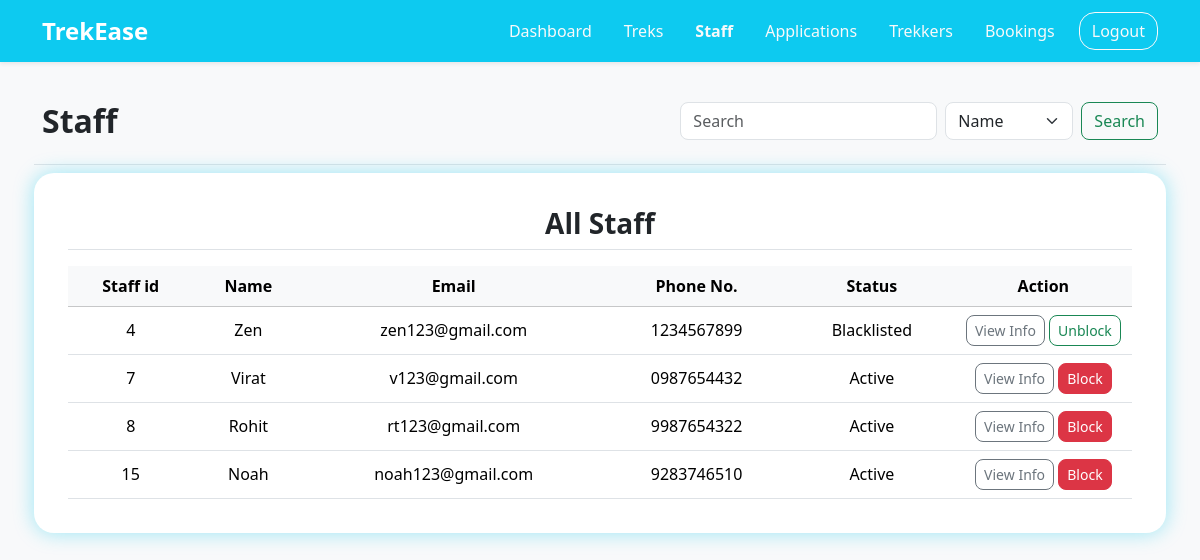
Page /staff on the earlier database version.
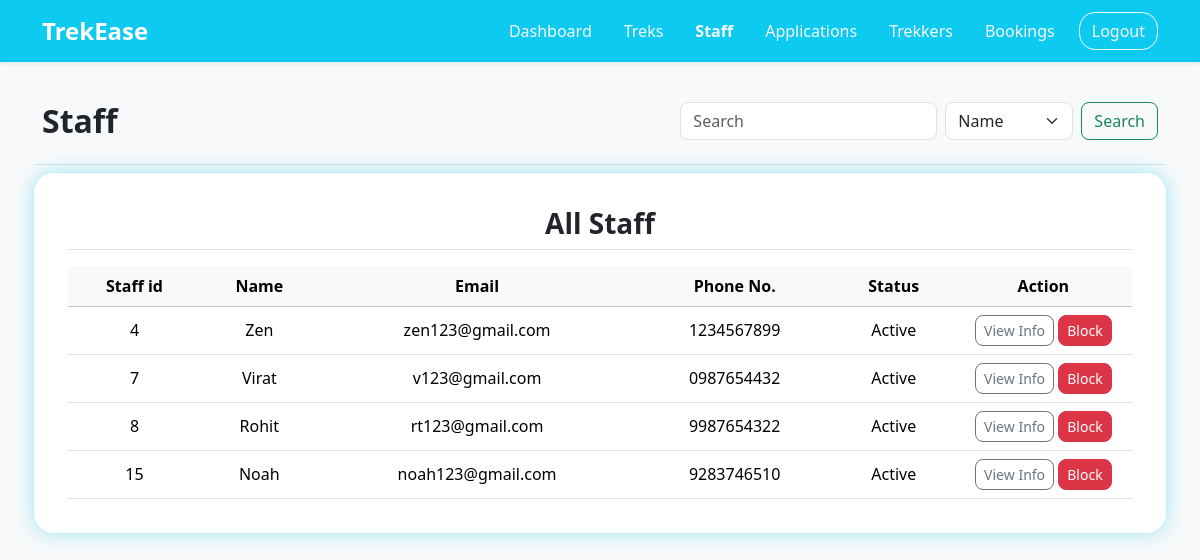
Same page on the later database version.
### application/models.py (models this page shows)
class User(db.Model):
    __tablename__ = "user"
    id = db.Column(db.Integer(), primary_key=True)
    username = db.Column(db.String(30), unique=True, nullable=False)
    name = db.Column(db.String(30), nullable=False)
    email = db.Column(db.String(80), unique=True, nullable=False)
    password = db.Column(db.String, nullable=False)
    phone_no = db.Column(db.String(10), unique=True)
    status = db.Column(db.String, default="Active")
    role = db.Column(db.String, default="user", nullable=True)
    created_at = db.Column(db.Date, default=date.today)
    bookings = db.relationship("Booking", backref="user")
    assigned_trek = db.relationship("Trek", backref="staff")

### application/controllers.py (the view)
@app.route("/staff")
def staff():
    all_staff = User.query.filter(User.role == 'staff', User.status != 'Pending').all()
    return render_template("/admin/staff.html",all_staff=all_staff)

### templates/admin/staff.html (shortened to what the changed rows need)
<!DOCTYPE html>
<html lang="en">
<head>
    <link href="https://cdn.jsdelivr.net/npm/bootstrap@5.3.2/dist/css/bootstrap.min.css" rel="stylesheet">
    <link rel="stylesheet" href="/static/style.css">
</head>
<body class="d-flex flex-column min-vh-100 bg-light">
    <div class="container text-center">
        <div class="text-center mt-4">
            <div class="row my-4 g-3">
                <div class="mb-2 d-flex justify-content-between w-100 border-bottom pb-2">
                    <h2 class="fw-semibold">Staff</h2>
                </div>
                <div class="admin-tables mb-4">
                    <table class="table table-hover align-middle mb-0">
                        <thead class="text-center table-light sticky-top">
                            <tr>
                                <th scope="col">Staff id</th>
                                <th scope="col">Name</th>
                                <th scope="col">Email</th>
                                <th scope="col">Phone No.</th>
                                <th scope="col">Status</th>
                                <th class="col-2" scope="col">Action</th>
                            </tr>
                        </thead>
                        <tbody class="text-center">
                            {% for staff in all_staff %}
                            <tr>
                                <td>{{staff.id}}</td>
                                <td>{{staff.name}}</td>
                                <td>{{staff.email}}</td>
                                <td>{{staff.phone_no}}</td>
                                <td>{{staff.status}}</td>
                                <td>
                                    <a href="/details/1/staff/{{staff.id}}"
                                        class="btn btn-outline-secondary btn-sm rounded-3">View Info</a>
                                    {% if staff.status == "Active" %}
                                    <a href="/admin_update/staff/blacklist/{{staff.id}}"
                                        class=" btn btn-danger rounded-3 btn-sm ">Block</a>
                                    {% else %}
                                    <a href="/admin_update/staff/whitelist/{{staff.id}}"
                                        class="btn btn-outline-success btn-sm rounded-3">Unblock</a>
                                    {% endif %}
                                </td>
                            </tr>
                            {% endfor %}
                        </tbody>
                    </table>
                </div>
            </div>
        </div>
    </div>
</body>
</html>

Differences in the rows shown:
changed User "Zen": status "Blacklisted" → "Active"; status "Unblock" → "Block"
